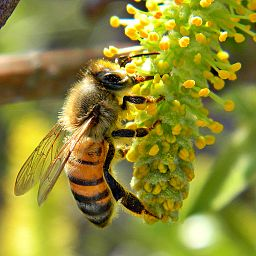
#> input picture datasets/bee_1.jpg, 256 x 256 px
$ jupyter execute species_prediction.ipynb   (shell and % lines are left out)   (older library calls are emulated)
#> lines starting #> are read from the running program, lines starting #| are printed output that depends on the picture
[cell 1]
from pathlib import Path
from PIL import Image
from IPython.display import display
import numpy as np
import pandas as pd
import matplotlib.pyplot as plt

[cell 2]
test_data = np.random.beta(1, 1, size=(100, 100, 3))

plt.imshow(test_data)
#> (this line was passed over: IPython is not available in this run)

[cell 3]
from PIL import Image
from IPython.display import display

def display_image(image_path):
#> called with image_path = 'datasets/bee_1.jpg'
    img = Image.open(image_path)
#> img is the input picture: PIL image 256x256 RGB; mean R, G, B 142.2, 138.8, 52.2
    print(f"The image size is: {img.size}")
#| The image size is: (256, 256)
    display(img)
    return img

img = display_image('datasets/bee_1.jpg')

[cell 4]
def transform_and_display_image(img):
    img_cropped = img.crop((25, 25, 75, 75))
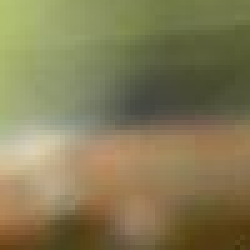
#> img_cropped: PIL image 50x50 RGB (shown 5 times larger); mean R, G, B 132, 123.3, 85.3
    img_rotated = img.rotate(45, expand=True)
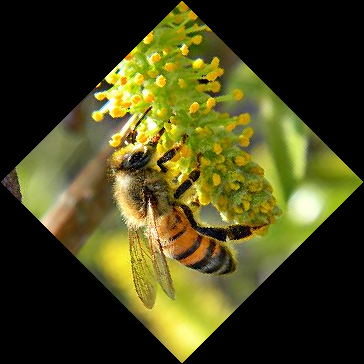
#> img_rotated: PIL image 364x364 RGB; mean R, G, B 70.7, 69, 26
    img_flipped = img.transpose(Image.FLIP_LEFT_RIGHT)
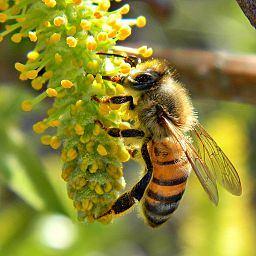
#> img_flipped: PIL image 256x256 RGB; mean R, G, B 142.2, 138.8, 52.2

    display(img_cropped)
    display(img_rotated)
    display(img_flipped)

transform_and_display_image(img)

[cell 5]
def display_image_channels(img):
    img_data = np.array(img)
    print(f"Our NumPy array has the shape: {img_data.shape}")
#| Our NumPy array has the shape: (256, 256, 3)

    plt.imshow(img_data)
#> (this line was passed over: IPython is not available in this run)
    plt.show()

    colors = ['Reds_r', 'Greens_r', 'Blues_r']
    for i, color in enumerate(colors):
        plt.imshow(img_data[:, :, i], cmap=plt.get_cmap(color))
        plt.show()

display_image_channels(img)
#> (the call stopped at in display_image_channels, `plt.imshow(img_data[:, :, i], cmap=plt.get_cmap(color))`: IPython is not available in this run)

[cell 6]
import pandas as pd

def plot_kde(channel, color):
    data = channel.flatten()
    pd.Series(data).plot.density(c=color)

def plot_rgb(img_data):
    channels = ['r', 'g', 'b']
    for i, color in enumerate(channels):
        plot_kde(img_data[:, :, i], color)
#> call 2 of display_image, with image_path = 'datasets/bee_12.jpg'
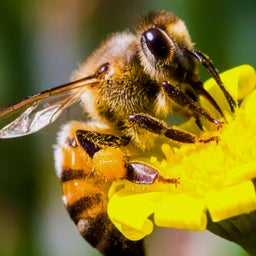
#> input picture datasets/bee_12.jpg, 256 x 256 px
#> in display_image, img is the input picture: PIL image 256x256 RGB; mean R, G, B 133.1, 116.8, 39.1
#| The image size is: (256, 256)
#> call 3 of display_image, with image_path = 'datasets/bee_3.jpg'
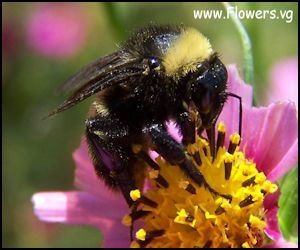
#> input picture datasets/bee_3.jpg, 300 x 250 px
#> in display_image, img is the input picture: PIL image 300x250 RGB; mean R, G, B 119.2, 91.4, 65.3
#| The image size is: (300, 250)
    plt.show()

plot_rgb(np.array(img))
